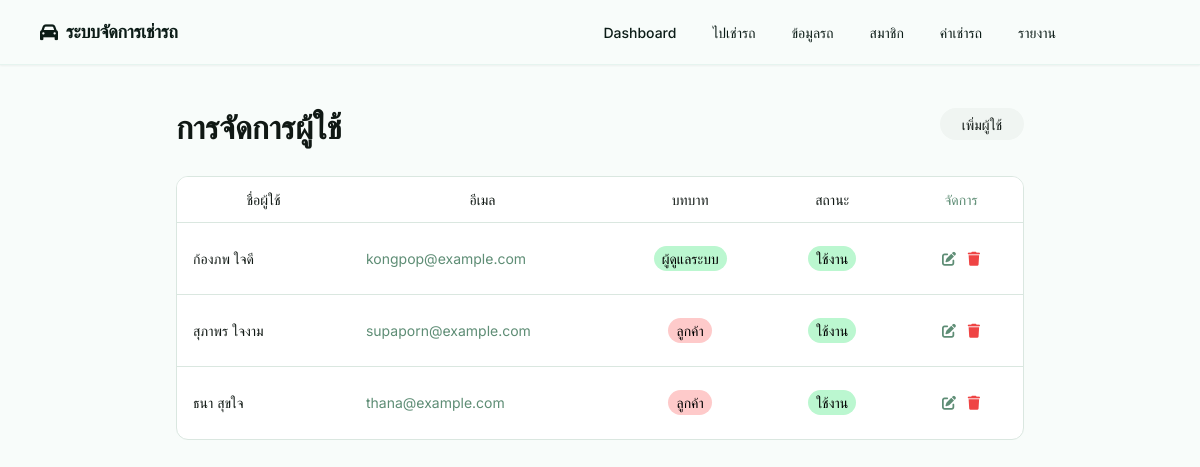
/user, run on the app's committed database.
### tables this page shows
CREATE TABLE `users`  (
  `id` int NOT NULL AUTO_INCREMENT,
  `username` varchar(50) NOT NULL,
  `password` varchar(255) NOT NULL,
  `first_name` varchar(100) NOT NULL,
  `last_name` varchar(100) NOT NULL,
  `email` varchar(100) NULL DEFAULT NULL,
  `phone` varchar(20) NULL DEFAULT NULL,
  `user_level_id` int NULL DEFAULT NULL COMMENT 'การเข้าถึงข้อมูล',
  `department_id` int NULL DEFAULT NULL COMMENT 'รหัสฝ่าย',
  `department` varchar(100) NULL DEFAULT NULL COMMENT 'ชื่อฝ่าย',
  `position` varchar(100) NULL DEFAULT NULL,
  `hire_date` date NULL DEFAULT NULL,
  `status` enum('active','inactive') NULL DEFAULT 'active',
  `created_at` datetime NULL DEFAULT current_timestamp,
  `updated_at` datetime NULL DEFAULT current_timestamp ON UPDATE CURRENT_TIMESTAMP,
  PRIMARY KEY (`id`) USING BTREE,
  UNIQUE INDEX `username`(`username` ASC) USING BTREE,
  INDEX `user_level_id`(`user_level_id` ASC) USING BTREE,
  CONSTRAINT `users_ibfk_1` FOREIGN KEY (`user_level_id`) REFERENCES `users_level` (`id`) ON DELETE RESTRICT ON UPDATE RESTRICT
);

### controller/UserController.php (called while the page is built, shortened)
<?php
require_once "model/User.php";
class UserController {
    public function index() {
        $database = new Database();
        $db = $database->getConnection();
        $user = new User($db);
        $stmt = $user->selectAll();
        $users = [];
        while ($row = $stmt->fetch(PDO::FETCH_ASSOC)) {
            $users[] = $row;
        }
        include __DIR__ . '/../view/users/user.php';
    }
}

### model/User.php (called while the page is built, shortened)
<?php
class User {
    private $conn;
    private $table = "users";
    public function __construct($db) {
        $this->conn = $db;
    }
    public function selectAll() {
        $query = "SELECT * FROM " . $this->table;
        $stmt = $this->conn->prepare($query);
        $stmt->execute();
        return $stmt;
    }
}

### view/users/user.php (the view, shortened to what this page needs)
<?php include __DIR__ . '/../layout/header.php'; ?>
    <div class="px-40 flex flex-1 justify-center py-5">
          <div class="layout-content-container flex flex-col max-w-[960px] flex-1">
            <div class="flex flex-wrap justify-between gap-3 p-4">
              <p class="text-[#101814] tracking-light text-[32px] font-bold leading-tight min-w-72">การจัดการผู้ใช้</p>
              <button
                class="flex min-w-[84px] max-w-[480px] cursor-pointer items-center justify-center overflow-hidden rounded-full h-8 px-4 bg-[#f0f5f2] text-[#101814] text-sm font-medium leading-normal"
              >
                <span class="truncate">เพิ่มผู้ใช้</span>
              </button>
            </div>
            <div class="px-4 py-3 @container">
              <div class="flex overflow-hidden rounded-xl border border-[#dae7e0] bg-white">
                <table class="flex-1">
                  <thead>
                    <tr class="bg-white">
                      <th class="table-9663089d-cedc-4805-9bda-6ef73195d631-column-120 px-4 py-3 text-center text-[#101814] w-[400px] text-sm font-medium leading-normal">
                        ชื่อผู้ใช้
                      </th>
                      <th class="table-9663089d-cedc-4805-9bda-6ef73195d631-column-240 px-4 py-3 text-center text-[#101814] w-[400px] text-sm font-medium leading-normal">อีเมล</th>
                      <th class="table-9663089d-cedc-4805-9bda-6ef73195d631-column-360 px-4 py-3 text-center text-[#101814] w-60 text-sm font-medium leading-normal">บทบาท</th>
                      <th class="table-9663089d-cedc-4805-9bda-6ef73195d631-column-480 px-4 py-3 text-center text-[#101814] w-60 text-sm font-medium leading-normal">สถานะ</th>
                      <th class="table-9663089d-cedc-4805-9bda-6ef73195d631-column-600 px-4 py-3 text-center text-[#101814] w-60 text-[#5e8d75] text-sm font-medium leading-normal">
                        จัดการ
                      </th>
                    </tr>
                  </thead>
                  <tbody>
                    <?php foreach ($users as $user):
                      $name = $user['first_name'] . ' ' . $user['last_name'];
                      $level = $user['user_level_id'];
                      $status = $user['status'];
                      $email = $user['email'];
                      if ($level == 1) {
                        $level_name = "ผู้ดูแลระบบ";
                        $level_color = "bg-green-200";
                      } elseif ($level == 2) {
                        $level_name = "ผู้บริหาร";
                        $level_color = "bg-blue-200";
                      } elseif ($level == 3) {
                        $level_name = "พนักงาน";
                        $level_color = "bg-yellow-200";
                      }elseif ($level == 4) {
                        $level_name = "ลูกค้า";
                        $level_color = "bg-red-200";
                      }else{
                        $level_name = "ไม่ทราบ";
                        $level_color = "bg-gray-200";
                      }
                      if($status == "active"){
                        $status_name = "ใช้งาน";
                        $status_color = "bg-green-200";
                      }else{
                        $status_name = "ไม่ใช้งาน";
                        $status_color = "bg-red-200";
                      }
                      ?>
                    <tr class="border-t border-t-[#dae7e0]">
                      <td class="table-9663089d-cedc-4805-9bda-6ef73195d631-column-120 h-[72px] px-4 py-2 w-[400px] text-[#101814] text-sm font-normal leading-normal">
                        <?php echo $name; ?>
                      </td>
                      <td class="table-9663089d-cedc-4805-9bda-6ef73195d631-column-240 h-[72px] px-4 py-2 w-[400px] text-[#5e8d75] text-sm font-normal leading-normal">
                        <?php echo $email; ?>
                      </td>
                      <td class="table-9663089d-cedc-4805-9bda-6ef73195d631-column-360 h-[72px] px-4 py-2 w-60 text-sm font-normal leading-normal text-center">
                        <span class="truncate <?php echo $level_color; ?> rounded-full px-2 py-1"><?php echo $level_name; ?></span>
                      </td>
                      <td class="table-9663089d-cedc-4805-9bda-6ef73195d631-column-480 h-[72px] px-4 py-2 w-60 text-sm font-normal leading-normal text-center">
                        <span class="truncate <?php echo $status_color; ?> rounded-full px-2 py-1"> <?php echo $status_name; ?></span>
                      </td>
                      <td class="table-9663089d-cedc-4805-9bda-6ef73195d631-column-600 h-[72px] px-4 py-2 w-60 text-[#5e8d75] text-sm font-bold leading-normal tracking-[0.015em] text-center">
                        <i class="fa fa-edit mr-2 cursor-pointer"></i>
                        <i class="fa fa-trash text-red-500 cursor-pointer"></i>
                      </td>
                    </tr>
                    <?php endforeach; ?>
                  </tbody>
                </table>
              </div>
            </div>
          </div>
        </div>
<?php include __DIR__ . '/../layout/footer.php'; ?>

### data on the page
users: name "ก้องภพ ใจดี", email "kongpop@example.com", user_level "ผู้ดูแลระบบ", status "ใช้งาน"
users: name "สุภาพร ใจงาม", email "supaporn@example.com", user_level "ลูกค้า", status "ใช้งาน"
users: name "ธนา สุขใจ", email "thana@example.com", user_level "ลูกค้า", status "ใช้งาน"
